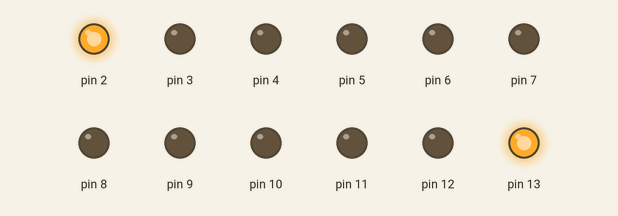
Bench run of a sketch on a simulated Arduino Uno, built with avr-gcc and run on an emulated ATmega328P. Parts: output pins drawn as LEDs (lit = HIGH).

Above: at 0.02 s.
At 0.72 s:
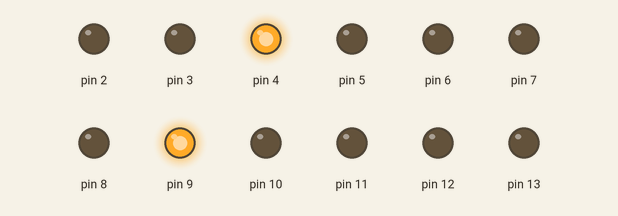
At 1.42 s:
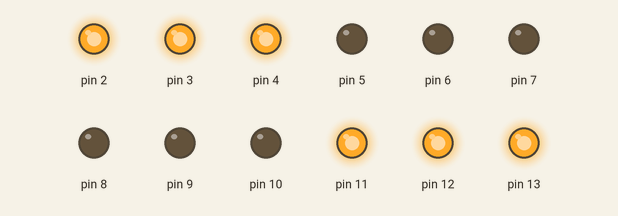
At 1.57 s:
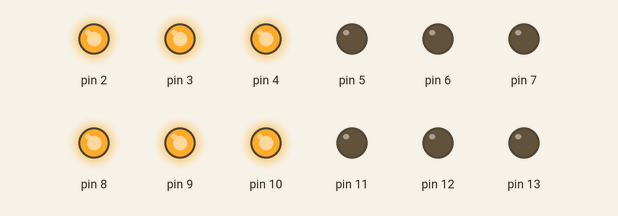
At 2.57 s:
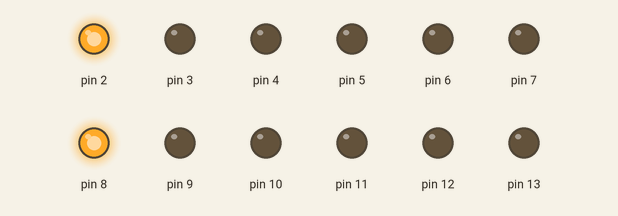
At 3.52 s:
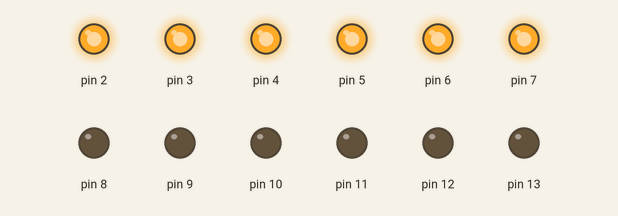
Timing chart, 0 to 4.1 s (numbered marks = the images above):
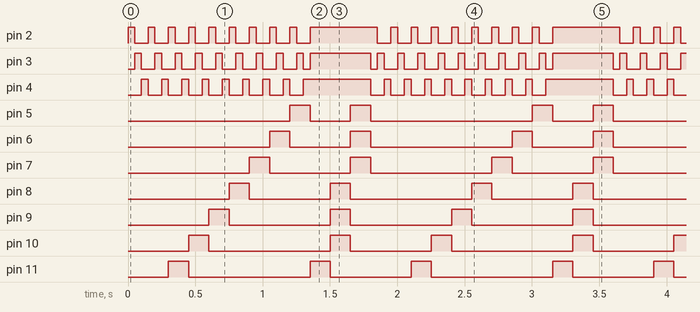

Measured:
- by itself, pin 2: repeats every 1.8 s: 8 × (LOW 0.10 s, HIGH 0.05 s), LOW 0.10 s, HIGH 0.50 s
- by itself, pin 3: repeats every 1.8 s: 8 × (LOW 0.10 s, HIGH 0.05 s), LOW 0.05 s, HIGH 0.45 s, LOW 0.05 s, HIGH 0.05 s
- by itself, pin 4: repeats every 1.8 s: 7 × (LOW 0.10 s, HIGH 0.05 s), LOW 0.10 s, HIGH 0.50 s, LOW 0.10 s, HIGH 0.05 s
- by itself, pin 5: repeats every 1.8 s: LOW 0.30 s, HIGH 0.15 s, LOW 1.2 s, HIGH 0.15 s
- by itself, pin 6: repeats every 1.8 s: LOW 0.45 s, HIGH 0.15 s, LOW 1.1 s, HIGH 0.15 s
- by itself, pin 7, pin 8: repeats every 1.8 s: LOW 0.60 s, HIGH 0.15 s, LOW 0.90 s, HIGH 0.15 s
- by itself, pin 9: alternates HIGH for 0.15 s and LOW for 0.75 s
- by itself, pin 10, pin 11: repeats every 1.8 s: LOW 0.90 s, HIGH 0.15 s, LOW 0.60 s, HIGH 0.15 s

The sketch:

cubo3x3.ino
```cpp
  int velocidadCambio=50;
  int retardo=0;
  void prenderLed(int,int,int);
  void apagar();
  void layer1();
  void layer2();
  void layer3();
  void aristasCubo();

void setup() {
  // put your setup code here, to run once:
  pinMode(2 , OUTPUT);
  pinMode(3, OUTPUT);
  pinMode(4 , OUTPUT);
  pinMode(5 , OUTPUT);
  pinMode(6 , OUTPUT);
  pinMode(7 , OUTPUT);
  pinMode(8 , OUTPUT);
  pinMode(9 , OUTPUT);
  pinMode(10 , OUTPUT);
  pinMode(11 , OUTPUT);
  pinMode(12 , OUTPUT);
  pinMode(13 , OUTPUT);
}

void loop() {
  // put your main code here, to run repeatedly:

 /*
  prenderLed(1,1,1);
  prenderLed(1,2,1);
  prenderLed(1,3,1);
  prenderLed(2,1,1);
  prenderLed(2,2,1);
  prenderLed(2,3,1);
  prenderLed(3,1,1);
  prenderLed(3,2,1);
  prenderLed(3,3,1);

  prenderLed(1,1,2);
  prenderLed(1,2,2);
  prenderLed(1,3,2);
  prenderLed(2,1,2);
  prenderLed(2,2,2);
  prenderLed(2,3,2);
  prenderLed(3,1,2);
  prenderLed(3,2,2);
  prenderLed(3,3,2);

  prenderLed(1,1,3);
  prenderLed(1,2,3);
  prenderLed(1,3,3);
  prenderLed(2,1,3);
  prenderLed(2,2,3);
  prenderLed(2,3,3);
  prenderLed(3,1,3);
  prenderLed(3,2,3);
  prenderLed(3,3,3);

*/
  //secuencia
  prenderLed(1,1,1);
  delay(velocidadCambio);
  prenderLed(1,2,1);
  delay(velocidadCambio);
  prenderLed(1,3,1);
  delay(velocidadCambio);
  prenderLed(2,1,1);
  delay(velocidadCambio);
  prenderLed(2,2,1);
  delay(velocidadCambio);
  prenderLed(2,3,1);
  delay(velocidadCambio);
  prenderLed(3,1,1);
  delay(velocidadCambio);
  prenderLed(3,2,1);
  delay(velocidadCambio);
  prenderLed(3,3,1);
  delay(velocidadCambio);

  prenderLed(1,1,2);
  delay(velocidadCambio);
  prenderLed(1,2,2);
  delay(velocidadCambio);
  prenderLed(1,3,2);
  delay(velocidadCambio);
  prenderLed(2,1,2);
  delay(velocidadCambio);
  prenderLed(2,2,2);
  delay(velocidadCambio);
  prenderLed(2,3,2);
  delay(velocidadCambio);
  prenderLed(3,1,2);
  delay(velocidadCambio);
  prenderLed(3,2,2);
  delay(velocidadCambio);
  prenderLed(3,3,2);
  delay(velocidadCambio);

  prenderLed(1,1,3);
  delay(velocidadCambio);
  prenderLed(1,2,3);
  delay(velocidadCambio);
  prenderLed(1,3,3);
  delay(velocidadCambio);
  prenderLed(2,1,3);
  delay(velocidadCambio);
  prenderLed(2,2,3);
  delay(velocidadCambio);
  prenderLed(2,3,3);
  delay(velocidadCambio);
  prenderLed(3,1,3);
  delay(velocidadCambio);
  prenderLed(3,2,3);
  delay(velocidadCambio);
  prenderLed(3,3,3);
  delay(velocidadCambio);


  layer1();
  delay(velocidadCambio+100);
  layer2();
  delay(velocidadCambio+100);
  layer3();
  delay(velocidadCambio+100);
 // aristasCubo();
 // delay(1000);
  //apagar();
  //delay(500);
}

void prenderLed(int fila,int columna, int layer)
{
  //fila 1, layer 1
  if(fila==1 && columna==1 && layer==1)
  {
    digitalWrite(2 , 1);
    digitalWrite(3 , 0);
    digitalWrite(4 , 0);
    digitalWrite(5 , 0);
    digitalWrite(6 , 0);
    digitalWrite(7 , 0);
    digitalWrite(8 , 0);
    digitalWrite(9 , 0);
    digitalWrite(10 , 0);
    digitalWrite(11 , 0);
    digitalWrite(12 , 0);
    digitalWrite(13 , 1);
    delay(retardo);
  }
 else if(fila==1 && columna==2 && layer==1)
 {
    digitalWrite(2 , 0);
    digitalWrite(3 , 1);
    digitalWrite(4 , 0);
    digitalWrite(5 , 0);
    digitalWrite(6 , 0);
    digitalWrite(7 , 0);
    digitalWrite(8 , 0);
    digitalWrite(9 , 0);
    digitalWrite(10 , 0);
    digitalWrite(11 , 0);
    digitalWrite(12 , 0);
    digitalWrite(13 , 1);
    delay(retardo);
 }
 else if(fila==1 && columna==3 && layer==1)
 {
    digitalWrite(2 , 0);
    digitalWrite(3 , 0);
    digitalWrite(4 , 1);
    digitalWrite(5 , 0);
    digitalWrite(6 , 0);
    digitalWrite(7 , 0);
    digitalWrite(8 , 0);
    digitalWrite(9 , 0);
    digitalWrite(10 , 0);
    digitalWrite(11 , 0);
    digitalWrite(12 , 0);
    digitalWrite(13 , 1);
    delay(retardo);
 }
 // fila 2, layer 1
 else if(fila==2 && columna==1 && layer==1)
 {
    digitalWrite(2 , 1);
    digitalWrite(3 , 0);
    digitalWrite(4 , 0);
    digitalWrite(5 , 0);
    digitalWrite(6 , 0);
    digitalWrite(7 , 0);
    digitalWrite(8 , 0);
    digitalWrite(9 , 0);
    digitalWrite(10 , 0);
    digitalWrite(11 , 0);
    digitalWrite(12 , 1);
    digitalWrite(13 , 0);
    delay(retardo);
 }
 else if(fila==2 && columna==2 && layer==1)
 {
    digitalWrite(2 , 0);
    digitalWrite(3 , 1);
    digitalWrite(4 , 0);
    digitalWrite(5 , 0);
    digitalWrite(6 , 0);
    digitalWrite(7 , 0);
    digitalWrite(8 , 0);
    digitalWrite(9 , 0);
    digitalWrite(10 , 0);
    digitalWrite(11 , 0);
    digitalWrite(12 , 1);
    digitalWrite(13 , 0);
    delay(retardo);
 }
 else if(fila==2 && columna==3 && layer==1)
 {
    digitalWrite(2 , 0);
    digitalWrite(3 , 0);
    digitalWrite(4 , 1);
    digitalWrite(5 , 0);
    digitalWrite(6 , 0);
    digitalWrite(7 , 0);
    digitalWrite(8 , 0);
    digitalWrite(9 , 0);
    digitalWrite(10 , 0);
    digitalWrite(11 , 0);
    digitalWrite(12 , 1);
    digitalWrite(13 , 0);
    delay(retardo);
 }
 // fila 3, layer 1
 else if(fila==3 && columna==1 && layer==1)
 {
    digitalWrite(2 , 1);
    digitalWrite(3 , 0);
    digitalWrite(4 , 0);
    digitalWrite(5 , 0);
    digitalWrite(6 , 0);
    digitalWrite(7 , 0);
    digitalWrite(8 , 0);
    digitalWrite(9 , 0);
    digitalWrite(10 , 0);
    digitalWrite(11 , 1);
    digitalWrite(12 , 0);
    digitalWrite(13 , 0);
    delay(retardo);
 }
 else if(fila==3 && columna==2 && layer==1)
 {
    digitalWrite(2 , 0);
    digitalWrite(3 , 1);
    digitalWrite(4 , 0);
    digitalWrite(5 , 0);
    digitalWrite(6 , 0);
    digitalWrite(7 , 0);
    digitalWrite(8 , 0);
    digitalWrite(9 , 0);
    digitalWrite(10 , 0);
    digitalWrite(11 , 1);
    digitalWrite(12 , 0);
    digitalWrite(13 , 0);
    delay(retardo);
 }
 else if(fila==3 && columna==3 && layer==1)
 {
    digitalWrite(2 , 0);
    digitalWrite(3 , 0);
    digitalWrite(4 , 1);
    digitalWrite(5 , 0);
    digitalWrite(6 , 0);
    digitalWrite(7 , 0);
    digitalWrite(8 , 0);
    digitalWrite(9 , 0);
    digitalWrite(10 , 0);
    digitalWrite(11 , 1);
    digitalWrite(12 , 0);
    digitalWrite(13 , 0);
    delay(retardo);
 }
 // fila 1, layer 2
 else if(fila==1 && columna==1 && layer==2)
 {
    digitalWrite(2 , 1);
    digitalWrite(3 , 0);
    digitalWrite(4 , 0);
    digitalWrite(5 , 0);
    digitalWrite(6 , 0);
    digitalWrite(7 , 0);
    digitalWrite(8 , 0);
    digitalWrite(9 , 0);
    digitalWrite(10 , 1);
    digitalWrite(11 , 0);
    digitalWrite(12 , 0);
    digitalWrite(13 , 0);
    delay(retardo);
 }
 else if(fila==1 && columna==2 && layer==2)
 {
    digitalWrite(2 , 0);
    digitalWrite(3 , 1);
    digitalWrite(4 , 0);
    digitalWrite(5 , 0);
    digitalWrite(6 , 0);
    digitalWrite(7 , 0);
    digitalWrite(8 , 0);
    digitalWrite(9 , 0);
    digitalWrite(10 , 1);
    digitalWrite(11 , 0);
    digitalWrite(12 , 0);
    digitalWrite(13 , 0);
    delay(retardo);
 }
 else if(fila==1 && columna==3 && layer==2)
 {
    digitalWrite(2 , 0);
    digitalWrite(3 , 0);
    digitalWrite(4 , 1);
    digitalWrite(5 , 0);
    digitalWrite(6 , 0);
    digitalWrite(7 , 0);
    digitalWrite(8 , 0);
    digitalWrite(9 , 0);
    digitalWrite(10 , 1);
    digitalWrite(11 , 0);
    digitalWrite(12 , 0);
    digitalWrite(13 , 0);
    delay(retardo);
 }
 // fila 2, layer2
 else if(fila==2 && columna==1 && layer==2)
 {
    digitalWrite(2 , 1);
    digitalWrite(3 , 0);
    digitalWrite(4 , 0);
    digitalWrite(5 , 0);
    digitalWrite(6 , 0);
    digitalWrite(7 , 0);
    digitalWrite(8 , 0);
    digitalWrite(9 , 1);
    digitalWrite(10 , 0);
    digitalWrite(11 , 0);
    digitalWrite(12 , 0);
    digitalWrite(13 , 0);
    delay(retardo);
 }
 else if(fila==2 && columna==2 && layer==2)
 {
    digitalWrite(2 , 0);
    digitalWrite(3 , 1);
    digitalWrite(4 , 0);
    digitalWrite(5 , 0);
    digitalWrite(6 , 0);
    digitalWrite(7 , 0);
    digitalWrite(8 , 0);
    digitalWrite(9 , 1);
    digitalWrite(10 , 0);
    digitalWrite(11 , 0);
    digitalWrite(12 , 0);
    digitalWrite(13 , 0);
    delay(retardo);
 }
 else if(fila==2 && columna==3 && layer==2)
 {
    digitalWrite(2 , 0);
    digitalWrite(3 , 0);
    digitalWrite(4 , 1);
    digitalWrite(5 , 0);
    digitalWrite(6 , 0);
    digitalWrite(7 , 0);
    digitalWrite(8 , 0);
    digitalWrite(9 , 1);
    digitalWrite(10 , 0);
    digitalWrite(11 , 0);
    digitalWrite(12 , 0);
    digitalWrite(13 , 0);
    delay(retardo);
 }
 //fila 3, layer2
 else if(fila==3 && columna==1 && layer==2)
 {
    digitalWrite(2 , 1);
    digitalWrite(3 , 0);
    digitalWrite(4 , 0);
    digitalWrite(5 , 0);
    digitalWrite(6 , 0);
    digitalWrite(7 , 0);
    digitalWrite(8 , 1);
    digitalWrite(9 , 0);
    digitalWrite(10 , 0);
    digitalWrite(11 , 0);
    digitalWrite(12 , 0);
    digitalWrite(13 , 0);
    delay(retardo);
 }
 else if(fila==3 && columna==2 && layer==2)
 {
    digitalWrite(2 , 0);
    digitalWrite(3 , 1);
    digitalWrite(4 , 0);
    digitalWrite(5 , 0);
    digitalWrite(6 , 0);
    digitalWrite(7 , 0);
    digitalWrite(8 , 1);
    digitalWrite(9 , 0);
    digitalWrite(10 , 0);
    digitalWrite(11 , 0);
    digitalWrite(12 , 0);
    digitalWrite(13 , 0);
    delay(retardo);
 }
 else if(fila==3 && columna==3 && layer==2)
 {
    digitalWrite(2 , 0);
    digitalWrite(3 , 0);
    digitalWrite(4 , 1);
    digitalWrite(5 , 0);
    digitalWrite(6 , 0);
    digitalWrite(7 , 0);
    digitalWrite(8 , 1);
    digitalWrite(9 , 0);
    digitalWrite(10 , 0);
    digitalWrite(11 , 0);
    digitalWrite(12 , 0);
    digitalWrite(13 , 0);
    delay(retardo);
 }
 // fila 1, layer 3
 else if(fila==1 && columna==1 && layer==3)
 {
    digitalWrite(2 , 1);
    digitalWrite(3 , 0);
    digitalWrite(4 , 0);
    digitalWrite(5 , 0);
    digitalWrite(6 , 0);
    digitalWrite(7 , 1);
    digitalWrite(8 , 0);
    digitalWrite(9 , 0);
    digitalWrite(10 , 0);
    digitalWrite(11 , 0);
    digitalWrite(12 , 0);
    digitalWrite(13 , 0);
    delay(retardo);
 }
 else if(fila==1 && columna==2 && layer==3)
 {
    digitalWrite(2 , 0);
    digitalWrite(3 , 1);
    digitalWrite(4 , 0);
    digitalWrite(5 , 0);
    digitalWrite(6 , 0);
    digitalWrite(7 , 1);
    digitalWrite(8 , 0);
    digitalWrite(9 , 0);
    digitalWrite(10 , 0);
    digitalWrite(11 , 0);
    digitalWrite(12 , 0);
    digitalWrite(13 , 0);
    delay(retardo);
 }
 else if(fila==1 && columna==3 && layer==3)
 {
    digitalWrite(2 , 0);
    digitalWrite(3 , 0);
    digitalWrite(4 , 1);
    digitalWrite(5 , 0);
    digitalWrite(6 , 0);
    digitalWrite(7 , 1);
    digitalWrite(8 , 0);
    digitalWrite(9 , 0);
    digitalWrite(10 , 0);
    digitalWrite(11 , 0);
    digitalWrite(12 , 0);
    digitalWrite(13 , 0);
    delay(retardo);
 }
 // fila 2, layer 3
 else if(fila==2 && columna==1 && layer==3)
 {
    digitalWrite(2 , 1);
    digitalWrite(3 , 0);
    digitalWrite(4 , 0);
    digitalWrite(5 , 0);
    digitalWrite(6 , 1);
    digitalWrite(7 , 0);
    digitalWrite(8 , 0);
    digitalWrite(9 , 0);
    digitalWrite(10 , 0);
    digitalWrite(11 , 0);
    digitalWrite(12 , 0);
    digitalWrite(13 , 0);
    delay(retardo);
 }
  else if(fila==2 && columna==2 && layer==3)
 {
    digitalWrite(2 , 0);
    digitalWrite(3 , 3);
    digitalWrite(4 , 0);
    digitalWrite(5 , 0);
    digitalWrite(6 , 1);
    digitalWrite(7 , 0);
    digitalWrite(8 , 0);
    digitalWrite(9 , 0);
    digitalWrite(10 , 0);
    digitalWrite(11 , 0);
    digitalWrite(12 , 0);
    digitalWrite(13 , 0);
    delay(retardo);
 }
  else if(fila==2 && columna==3 && layer==3)
 {
    digitalWrite(2 , 0);
    digitalWrite(3 , 0);
    digitalWrite(4 , 1);
    digitalWrite(5 , 0);
    digitalWrite(6 , 1);
    digitalWrite(7 , 0);
    digitalWrite(8 , 0);
    digitalWrite(9 , 0);
    digitalWrite(10 , 0);
    digitalWrite(11 , 0);
    digitalWrite(12 , 0);
    digitalWrite(13 , 0);
    delay(retardo);
 }
 // fila 3, layer 3
  else if(fila==3 && columna==1 && layer==3)
 {
    digitalWrite(2 , 1);
    digitalWrite(3 , 0);
    digitalWrite(4 , 0);
    digitalWrite(5 , 1);
    digitalWrite(6 , 0);
    digitalWrite(7 , 0);
    digitalWrite(8 , 0);
    digitalWrite(9 , 0);
    digitalWrite(10 , 0);
    digitalWrite(11 , 0);
    digitalWrite(12 , 0);
    digitalWrite(13 , 0);
    delay(retardo);
 }
  else if(fila==3 && columna==2 && layer==3)
 {
    digitalWrite(2 , 0);
    digitalWrite(3 , 1);
    digitalWrite(4 , 0);
    digitalWrite(5 , 1);
    digitalWrite(6 , 0);
    digitalWrite(7 , 0);
    digitalWrite(8 , 0);
    digitalWrite(9 , 0);
    digitalWrite(10 , 0);
    digitalWrite(11 , 0);
    digitalWrite(12 , 0);
    digitalWrite(13 , 0);
    delay(retardo);
 }
  else if(fila==3 && columna==3 && layer==3)
 {
    digitalWrite(2 , 0);
    digitalWrite(3 , 0);
    digitalWrite(4 , 1);
    digitalWrite(5 , 1);
    digitalWrite(6 , 0);
    digitalWrite(7 , 0);
    digitalWrite(8 , 0);
    digitalWrite(9 , 0);
    digitalWrite(10 , 0);
    digitalWrite(11 , 0);
    digitalWrite(12 , 0);
    digitalWrite(13 , 0);
    delay(retardo);
 }
}
 //
 void layer1()
 {
    digitalWrite(2 , 1);
    digitalWrite(3 , 1);
    digitalWrite(4 , 1);
    digitalWrite(5 , 0);
    digitalWrite(6 , 0);
    digitalWrite(7 , 0);
    digitalWrite(8 , 0);
    digitalWrite(9 , 0);
    digitalWrite(10 , 0);
    digitalWrite(11 , 1);
    digitalWrite(12 , 1);
    digitalWrite(13 , 1);
 }

 void apagar()
 {
    digitalWrite(2 , 0);
    digitalWrite(3 , 0);
    digitalWrite(4 , 0);
    digitalWrite(5 , 0);
    digitalWrite(6 , 0);
    digitalWrite(7 , 0);
    digitalWrite(8 , 0);
    digitalWrite(9 , 0);
    digitalWrite(10 , 0);
    digitalWrite(11 , 0);
    digitalWrite(12 , 0);
    digitalWrite(13 , 0);
 }
void layer2()
 {
    digitalWrite(2 , 1);
    digitalWrite(3 , 1);
    digitalWrite(4 , 1);
    digitalWrite(5 , 0);
    digitalWrite(6 , 0);
    digitalWrite(7 , 0);
    digitalWrite(8 , 1);
    digitalWrite(9 , 1);
    digitalWrite(10 , 1);
    digitalWrite(11 , 0);
    digitalWrite(12 , 0);
    digitalWrite(13 , 0);
 }
void layer3()
{
    digitalWrite(2 , 1);
    digitalWrite(3 , 1);
    digitalWrite(4 , 1);
    digitalWrite(5 , 1);
    digitalWrite(6 , 1);
    digitalWrite(7 , 1);
    digitalWrite(8 , 0);
    digitalWrite(9 , 0);
    digitalWrite(10 , 0);
    digitalWrite(11 , 0);
    digitalWrite(12 , 0);
    digitalWrite(13 , 0);
}

void aristasCubo()
{
  prenderLed(1,1,1);
  prenderLed(1,2,1);
  prenderLed(1,3,1);
  prenderLed(2,1,1);
  prenderLed(2,3,1);
  prenderLed(3,1,1);
  prenderLed(3,2,1);
  prenderLed(3,3,1);
}
```
